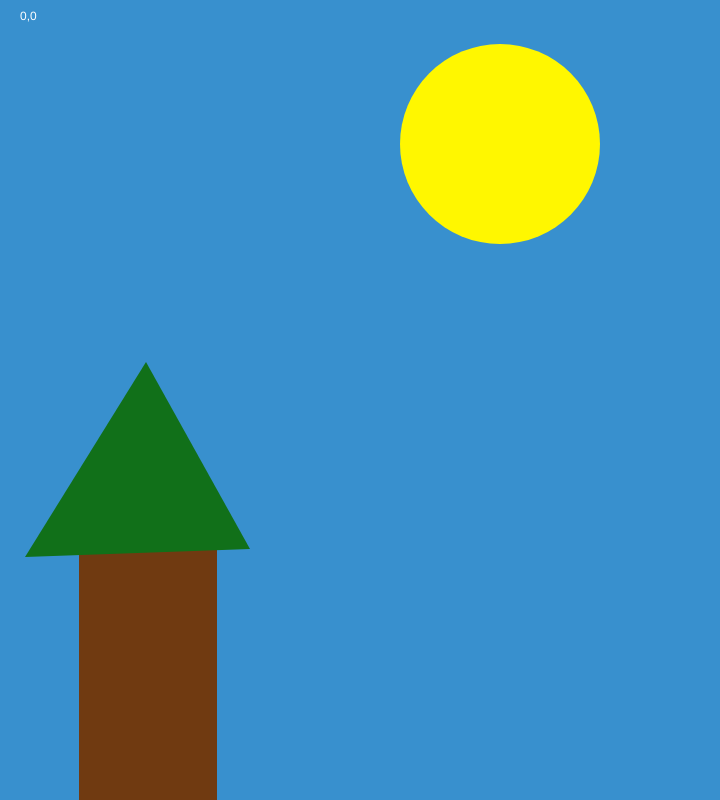
Frame 1 (no input)
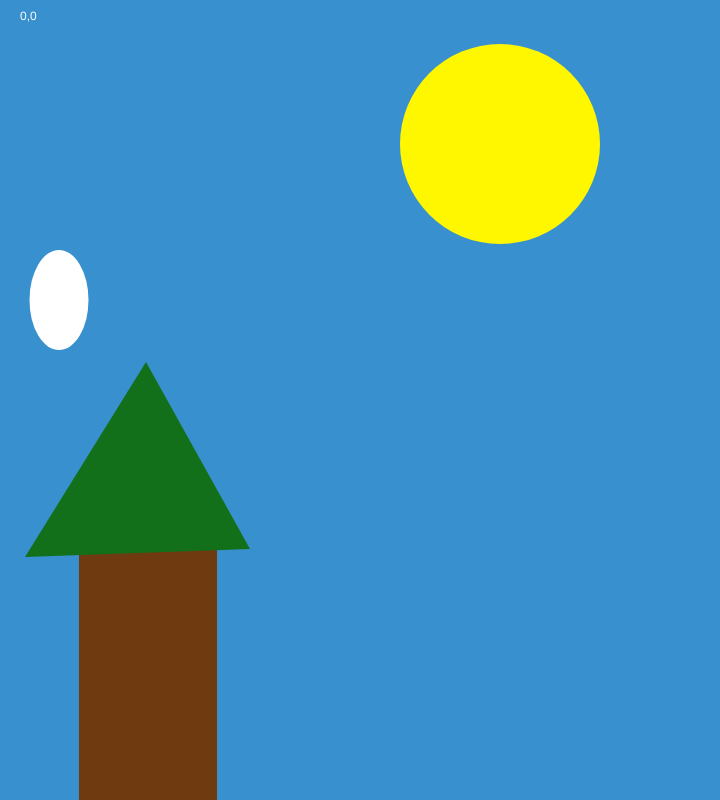
Frame 60 (no input)
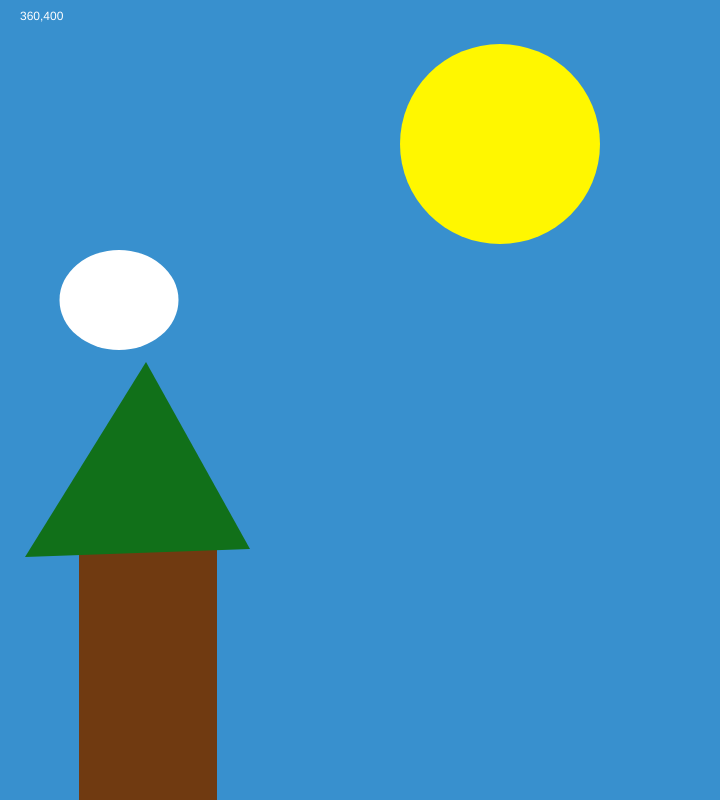
Frame 120 (the mouse pressed at the canvas centre since frame 60)

The p5.js sketch that drew these frames (run headless with seeded random() and noise() and a simulated clock; from frame 60 on, the mouse is pressed at the canvas centre):

// p5.js sketch
// ── sketch.js
var X = 0 ;


function setup() {
  // Sets the screen to be 720 pixels wide and 400 pixels high
  createCanvas(720, 800);

}


function draw() {
  background('#3890CE');
  noStroke();

//animation


fill('white');
ellipse(X, 300, X, 100);
X = X + 1 ;
if (X > 800) X = 0 ;

  fill(112, 58, 17);
rect(79,541,138,543);

fill(17, 112, 25);
triangle(146,362,25,557,250,549);

  fill(255, 247, 0);
  ellipse(500, 144, 200, 200);

fill(255) ;
text(mouseX + ',' + mouseY, 20, 20) ;
}

function mouseReleased () {
 console.log(mouseX + ',' + mouseY) ;

}
